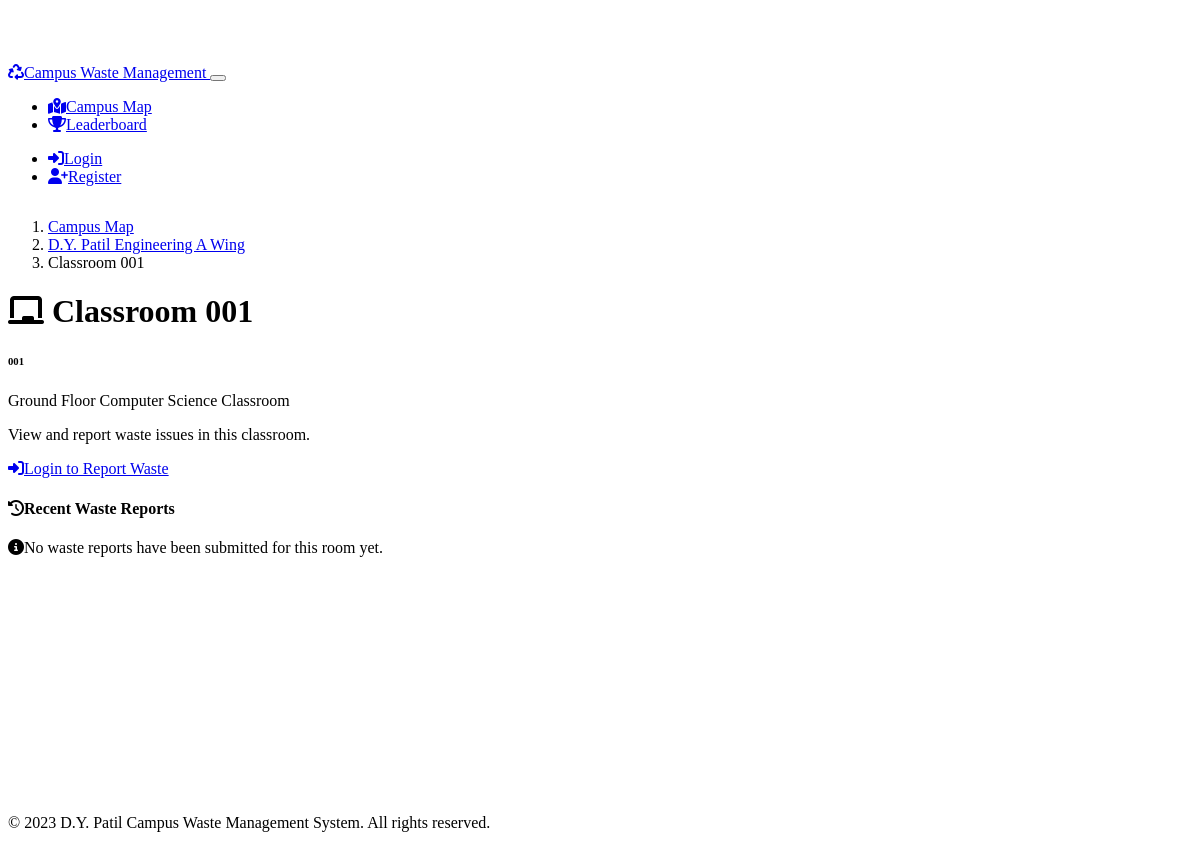
/room/1, run on the app's committed database.
### models.py (models this page shows, shortened)
class Building(db.Model):
    id = db.Column(db.Integer, primary_key=True)
    name = db.Column(db.String(100), nullable=False)
    floors = db.relationship('Floor', backref='building', lazy='dynamic')

class Room(db.Model):
    id = db.Column(db.Integer, primary_key=True)
    room_number = db.Column(db.String(20), nullable=False)
    name = db.Column(db.String(100), nullable=False)
    room_type = db.Column(db.String(20), nullable=False)  # classroom, lab
    floor_id = db.Column(db.Integer, db.ForeignKey('floor.id'), nullable=False)
    department_id = db.Column(db.Integer, db.ForeignKey('department.id'), nullable=False)
    reports = db.relationship('WasteReport', backref='room', lazy='dynamic')

class Floor(db.Model):
    id = db.Column(db.Integer, primary_key=True)
    name = db.Column(db.String(100), nullable=False)
    level = db.Column(db.Integer, nullable=False)  # 0 for ground floor, 1 for first floor, etc.
    building_id = db.Column(db.Integer, db.ForeignKey('building.id'), nullable=False)
    rooms = db.relationship('Room', backref='floor', lazy='dynamic')

class Department(db.Model):
    id = db.Column(db.Integer, primary_key=True)
    name = db.Column(db.String(100), nullable=False)
    rooms = db.relationship('Room', backref='department', lazy='dynamic')

### app.py (the view)
@app.route('/room/<int:room_id>')
def room(room_id):
    room = Room.query.get_or_404(room_id)
    reports = WasteReport.query.filter_by(room_id=room_id).order_by(WasteReport.created_at.desc()).all()
    return render_template('room.html', room=room, reports=reports,
                          get_severity_badge_class=get_severity_badge_class,
                          get_waste_type_icon=get_waste_type_icon,
                          get_status_badge_class=get_status_badge_class)

### templates/room.html (shortened to what this page needs)
{% extends 'base.html' %}
{% block content %}
<div class="row mb-4">
    <div class="col-12">
        <nav aria-label="breadcrumb">
            <ol class="breadcrumb">
                <li class="breadcrumb-item"><a href="{{ url_for('index') }}">Campus Map</a></li>
                <li class="breadcrumb-item"><a href="{{ url_for('building', building_id=room.floor.building_id) }}">{{ room.floor.building.name }}</a></li>
                <li class="breadcrumb-item active" aria-current="page">{{ room.name }}</li>
            </ol>
        </nav>
        <div class="card mb-4">
            <div class="card-body">
                <div class="row">
                    <div class="col-md-8">
                        <h1 class="card-title">
                            {% if room.room_type == 'classroom' %}
                            <i class="fas fa-chalkboard me-2"></i>
                            {% else %}
                            <i class="fas fa-flask me-2"></i>
                            {% endif %}
                            {{ room.name }}
                        </h1>
                        <h6 class="card-subtitle mb-3 text-muted">{{ room.room_number }}</h6>
                        <div class="mb-3">
                            <span class="badge bg-primary me-2">{{ room.floor.name }}</span>
                            <span class="badge bg-info me-2">{{ room.department.name }}</span>
                            <span class="badge bg-secondary me-2">{{ room.room_type|capitalize }}</span>
                        </div>
                        <p class="lead">
                            View and report waste issues in this {{ room.room_type }}.
                        </p>
                    </div>
                    <div class="col-md-4 text-md-end">
                        {% if current_user.is_authenticated %}
                        <a href="{{ url_for('report', room_id=room.id) }}" class="btn btn-warning">
                            <i class="fas fa-exclamation-triangle me-1"></i>Report Waste
                        </a>
                        {% else %}
                        <a href="{{ url_for('login') }}?next={{ url_for('report', room_id=room.id) }}" class="btn btn-warning">
                            <i class="fas fa-sign-in-alt me-1"></i>Login to Report Waste
                        </a>
                        {% endif %}
                    </div>
                </div>
            </div>
        </div>
        <div class="card">
            <div class="card-header bg-primary text-white">
                <h4 class="mb-0"><i class="fas fa-history me-2"></i>Recent Waste Reports</h4>
            </div>
            <div class="card-body">
                {% if reports %}
                    {% for report in reports %}
                    <div class="card mb-4 report-card {{ report.severity.lower() }}">
                        <div class="card-header">
                            <div class="d-flex justify-content-between align-items-center">
                                <h5 class="mb-0">{{ report.title }}</h5>
                                <div>
                                    <span class="badge {{ get_severity_badge_class(report.severity) }} me-2">
                                        {{ report.severity }}
                                    </span>
                                    <span class="badge {{ get_status_badge_class(report.status) }}">
                                        {{ report.status|capitalize }}
                                    </span>
                                </div>
                            </div>
                        </div>
                        <div class="card-body">
                            <div class="row">
                                <div class="col-md-4">
                                    {% set images = report.get_images() %}
                                    {% if images %}
                                    <div class="report-gallery">
                                        <img src="{{ url_for('static', filename='uploads/' + images[0]) }}" alt="Waste image" class="main-image mb-2">
                                        {% if images|length > 1 %}
                                        <div class="report-thumbnails">
                                            {% for image in images %}
                                            <img src="{{ url_for('static', filename='uploads/' + image) }}"
                                                alt="Waste thumbnail"
                                                class="{% if loop.first %}active{% endif %}">
                                            {% endfor %}
                                        </div>
                                        {% endif %}
                                    </div>
                                    {% else %}
                                    <div class="text-center p-4 bg-dark bg-opacity-25 rounded">
                                        <i class="fas fa-image fa-3x mb-3 text-muted"></i>
                                        <p class="mb-0">No images available</p>
                                    </div>
                                    {% endif %}
                                </div>
                                <div class="col-md-8">
                                    <div class="mb-3">
                                        <h6 class="mb-2">Waste Type:</h6>
                                        <p>
                                            <i class="fas {{ get_waste_type_icon(report.waste_type) }} me-2"></i>
                                            {{ report.waste_type }}
                                        </p>
                                    </div>
                                    {% if report.description %}
                                    <div class="mb-3">
                                        <h6 class="mb-2">Description:</h6>
                                        <p>{{ report.description }}</p>
                                    </div>
                                    {% endif %}
                                    <div class="mb-3">
                                        <h6 class="mb-2">Reported By:</h6>
                                        <p>
                                            <i class="fas fa-user me-2"></i>
                                            {{ report.reporter.username }}
                                            <span class="badge bg-secondary ms-2">{{ report.reporter.user_type|capitalize }}</span>
                                        </p>
                                    </div>
                                    <div>
                                        <h6 class="mb-2">Reported On:</h6>
                                        <p>
                                            <i class="fas fa-calendar-alt me-2"></i>
                                            {{ report.created_at.strftime('%B %d, %Y at %I:%M %p') }}
                                        </p>
                                    </div>
                                </div>
                            </div>
                        </div>
                    </div>
                    {% endfor %}
                {% else %}
                <div class="alert alert-info" role="alert">
                    <i class="fas fa-info-circle me-2"></i>No waste reports have been submitted for this room yet.
                </div>
                {% endif %}
            </div>
        </div>
    </div>
</div>
{% endblock %}

### static/css/style.css (style rules this page uses)
body { padding-top: 56px; min-height: 100vh; display: flex; flex-direction: column; }

### data on the page
Building: floor.building.name "D.Y. Patil Engineering A Wing"
Room: name "Classroom 001", room_number "001", room_type "Classroom", room_type "classroom"
Floor: floor.name "Ground Floor"
Department: department.name "Computer Science"
